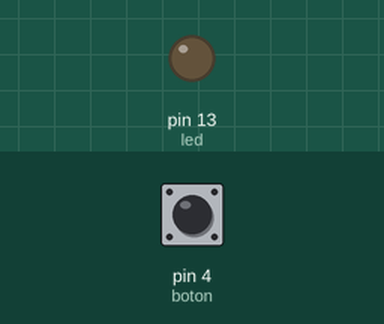
This sketch was run on a simulated Arduino Uno, built with avr-gcc and run on an emulated ATmega328P. Parts: output pins drawn as LEDs (lit = HIGH). The test bench sets the inputs (shaded band); at power-on: pin 4 (boton) HIGH.

Above: at 1.2 s.
1.3 s: pin 4 (boton) pulled LOW for 0.15 s
At 1.7 s:
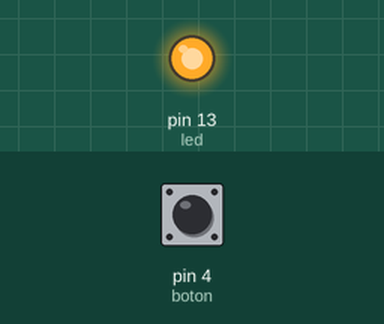
2.9 s: pin 4 (boton) pulled LOW for 1 s
At 4.1 s:
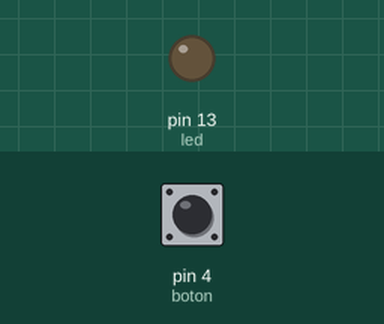
5.4 s: pin 4 (boton) pulled LOW for 3.2 s
At 6.0 s:
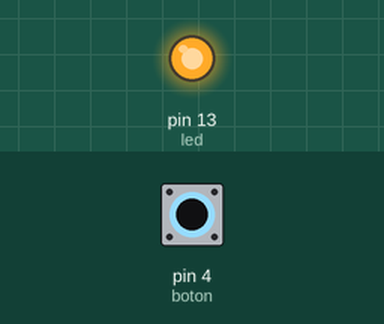
Timing chart, 0 to 8.4 s (numbered marks = the images above; inputs shaded):
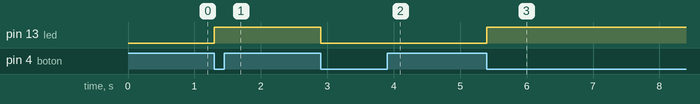

The sketch:

botonOnOff.ino
```cpp
//
int led = 13; // Pin digital para el LED
int boton = 4;// Pin digital para el boton
bool on_off = false; // estado inicial del led
bool estadoBoton; // variable auxiliar para el estado del boton
void setup()
{
  pinMode(led, OUTPUT);// Configura el pin como salida
  pinMode(boton, INPUT_PULLUP);// Configura el pin como entrada Pullup
  digitalWrite(led, on_off);// Inicialmente apagado
}
void loop()
{
  int dato = digitalRead(boton);// Verifica si el botón ha cambiado de estado
  if (dato != estadoBoton) {
    estadoBoton = dato;//almacena el estado del boton
    // Solo cambiar el estado del LED si el botón está presionado
    if (estadoBoton == LOW) {
      on_off = !on_off;  // Cambiar estado del LED
      digitalWrite(led, on_off);  // Actualizar LED
    }
  }
}
```

Measured:
- after the input at 1.3 s, pin 13 (led): LOW → HIGH at once
- after the input at 2.9 s, pin 13 (led): HIGH → LOW at once
- after the input at 5.4 s, pin 13 (led): LOW → HIGH at once
